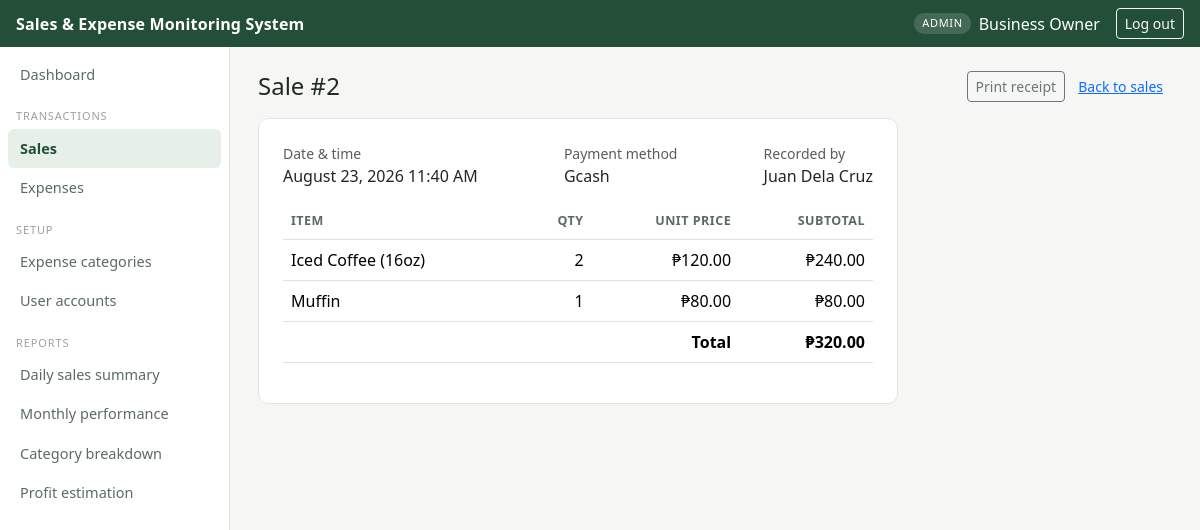
Screenshot of /app/modules/sales/view.php?id=2 (signed in) with the database file from the repository.
### tables this page shows
CREATE TABLE sales (
    sale_id         INT AUTO_INCREMENT PRIMARY KEY,
    sale_date       DATE NOT NULL,
    sale_time       TIME NOT NULL,
    total_amount    DECIMAL(10,2) NOT NULL DEFAULT 0.00,
    payment_method  ENUM('cash', 'gcash', 'card', 'bank_transfer') NOT NULL DEFAULT 'cash',
    recorded_by     INT NOT NULL,
    created_at      TIMESTAMP NOT NULL DEFAULT CURRENT_TIMESTAMP,
    CONSTRAINT fk_sale_user
        FOREIGN KEY (recorded_by) REFERENCES users(user_id)
        ON UPDATE CASCADE ON DELETE RESTRICT,
    CONSTRAINT chk_sale_total CHECK (total_amount >= 0)
);

CREATE TABLE users (
    user_id         INT AUTO_INCREMENT PRIMARY KEY,
    username        VARCHAR(50)  NOT NULL UNIQUE,
    password_hash   VARCHAR(255) NOT NULL,
    full_name       VARCHAR(100) NOT NULL,
    role            ENUM('admin', 'staff') NOT NULL DEFAULT 'staff',
    status          ENUM('active', 'inactive') NOT NULL DEFAULT 'active',
    created_at      TIMESTAMP NOT NULL DEFAULT CURRENT_TIMESTAMP
);

CREATE TABLE sale_items (
    sale_item_id    INT AUTO_INCREMENT PRIMARY KEY,
    sale_id         INT NOT NULL,
    item_name       VARCHAR(100) NOT NULL,
    quantity        INT NOT NULL,
    unit_price      DECIMAL(10,2) NOT NULL,
    subtotal        DECIMAL(10,2) NOT NULL,
    CONSTRAINT fk_item_sale
        FOREIGN KEY (sale_id) REFERENCES sales(sale_id)
        ON UPDATE CASCADE ON DELETE CASCADE,
    CONSTRAINT chk_item_qty CHECK (quantity > 0),
    CONSTRAINT chk_item_price CHECK (unit_price >= 0)
);

### app/includes/functions.php (called while the page is built, shortened)
<?php
function peso(?float $amount): string
{
    return '₱' . number_format((float) $amount, 2);
}

### app/modules/sales/view.php (the view, shortened to what this page needs)
<?php
require_once __DIR__ . '/../../includes/auth.php';
$id = (int) ($_GET['id'] ?? 0);
$stmt = $conn->prepare(
    'SELECT s.*, u.full_name AS recorded_by
     FROM sales s JOIN users u ON u.user_id = s.recorded_by
     WHERE s.sale_id = ?'
);
$stmt->bind_param('i', $id);
$stmt->execute();
$sale = $stmt->get_result()->fetch_assoc();
$stmt = $conn->prepare('SELECT * FROM sale_items WHERE sale_id = ? ORDER BY sale_item_id');
$stmt->bind_param('i', $id);
$stmt->execute();
$items = $stmt->get_result();
include __DIR__ . '/../../includes/header.php';
?>
<div class="d-flex justify-content-between align-items-center mb-3 no-print">
  <h1 class="h4 mb-0">Sale #<?= $sale['sale_id'] ?></h1>
  <div>
    <button onclick="window.print()" class="btn btn-sm btn-outline-secondary">Print receipt</button>
    <a href="list.php" class="btn btn-sm btn-link">Back to sales</a>
  </div>
</div>
<div class="card p-4" style="max-width: 640px;">
  <div class="d-flex justify-content-between mb-3">
    <div>
      <div class="text-muted small">Date &amp; time</div>
      <div><?= date('F j, Y g:i A', strtotime($sale['sale_date'] . ' ' . $sale['sale_time'])) ?></div>
    </div>
    <div>
      <div class="text-muted small">Payment method</div>
      <div><?= ucfirst(str_replace('_',' ',$sale['payment_method'])) ?></div>
    </div>
    <div>
      <div class="text-muted small">Recorded by</div>
      <div><?= htmlspecialchars($sale['recorded_by']) ?></div>
    </div>
  </div>
  <table class="table">
    <thead><tr><th>Item</th><th class="text-end">Qty</th><th class="text-end">Unit price</th><th class="text-end">Subtotal</th></tr></thead>
    <tbody>
      <?php while ($it = $items->fetch_assoc()): ?>
      <tr>
        <td><?= htmlspecialchars($it['item_name']) ?></td>
        <td class="text-end"><?= (int) $it['quantity'] ?></td>
        <td class="text-end"><?= peso($it['unit_price']) ?></td>
        <td class="text-end"><?= peso($it['subtotal']) ?></td>
      </tr>
      <?php endwhile; ?>
    </tbody>
    <tfoot>
      <tr class="fw-semibold"><td colspan="3" class="text-end">Total</td><td class="text-end"><?= peso($sale['total_amount']) ?></td></tr>
    </tfoot>
  </table>
</div>
<?php include __DIR__ . '/../../includes/footer.php'; ?>

### app/assets/css/style.css (style rules this page uses)
:root { --ink: #1f2a24; --ink-muted: #5c6b62; --surface: #f6f7f4; --card: #ffffff; --line: #e2e5df; --accent: #2f6f4f; --accent-dark: #234f39; --accent-soft: #e6efe8; --warn: #b5651d; --danger: #a3342b; }
body { background: var(--surface); color: var(--ink); font-family: "Segoe UI", Roboto, -apple-system, sans-serif; }
.card { border: 1px solid var(--line); border-radius: 10px; }
table.table thead th { font-size: 12.5px; text-transform: uppercase; letter-spacing: .04em; color: var(--ink-muted); border-bottom-width: 1px; }

### rows the page displays
sales: sale_id "2", sale_date+sale_time "August 23, 2026 11:40 AM", payment_method "Gcash", recorded_by.full_name "Juan Dela Cruz", total_amount "₱320.00"
sale_items: item_name "Iced Coffee (16oz)", quantity "2", unit_price "₱120.00", subtotal "₱240.00"
sale_items: item_name "Muffin", quantity "1", unit_price "₱80.00", subtotal "₱80.00"

### other values shown
$user['role'] "ADMIN"
$user['full_name'] "Business Owner"
